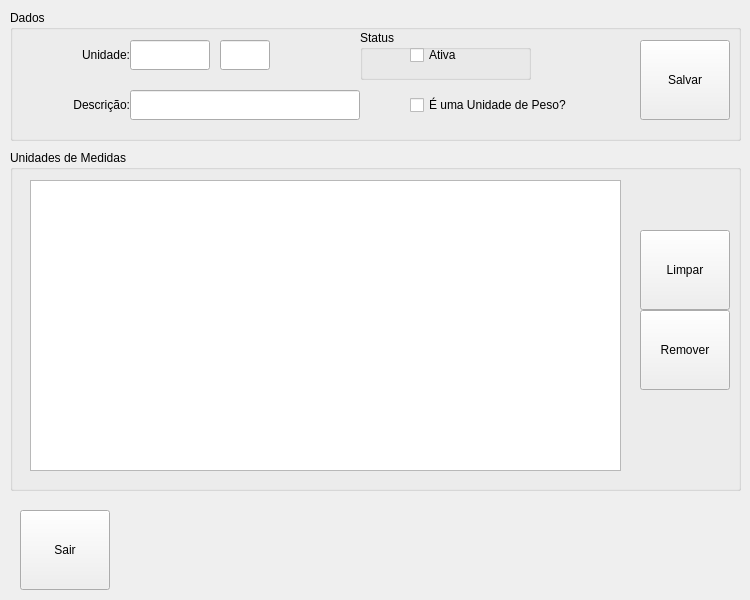
<?xml version="1.0" encoding="UTF-8"?>
<ui version="4.0">
 <class>MngFormUom</class>
 <widget class="QDialog" name="MngFormUom">
  <property name="geometry">
   <rect>
    <x>0</x>
    <y>0</y>
    <width>750</width>
    <height>600</height>
   </rect>
  </property>
  <property name="windowTitle">
   <string>Manutenção em Unidades de Medidas</string>
  </property>
  <property name="windowIcon">
   <iconset resource="../images.qrc">
    <normaloff>:/images/PNG/128x128/gnome-system-config-128x128.png</normaloff>:/images/PNG/128x128/gnome-system-config-128x128.png</iconset>
  </property>
  <widget class="QToolButton" name="TButtonExitUom">
   <property name="geometry">
    <rect>
     <x>20</x>
     <y>510</y>
     <width>90</width>
     <height>80</height>
    </rect>
   </property>
   <property name="toolTip">
    <string>Sair da Janela de Manutenção...</string>
   </property>
   <property name="text">
    <string>Sair</string>
   </property>
   <property name="icon">
    <iconset resource="../images.qrc">
     <normaloff>:/images/PNG/48x48/Exithome-48x48.png</normaloff>:/images/PNG/48x48/Exithome-48x48.png</iconset>
   </property>
   <property name="iconSize">
    <size>
     <width>48</width>
     <height>48</height>
    </size>
   </property>
   <property name="toolButtonStyle">
    <enum>Qt::ToolButtonTextUnderIcon</enum>
   </property>
  </widget>
  <widget class="QGroupBox" name="GBoxViewUom">
   <property name="geometry">
    <rect>
     <x>10</x>
     <y>150</y>
     <width>731</width>
     <height>341</height>
    </rect>
   </property>
   <property name="title">
    <string>Unidades de Medidas</string>
   </property>
   <widget class="QTableView" name="TableViewUom">
    <property name="geometry">
     <rect>
      <x>20</x>
      <y>30</y>
      <width>591</width>
      <height>291</height>
     </rect>
    </property>
    <property name="toolTip">
     <string>Unidades de Medidas Disponíveis...</string>
    </property>
   </widget>
   <widget class="QToolButton" name="TButtonRemoveUom">
    <property name="geometry">
     <rect>
      <x>630</x>
      <y>160</y>
      <width>90</width>
      <height>80</height>
     </rect>
    </property>
    <property name="toolTip">
     <string>Fazer a Remoção do Item Selecionado da Tabela...</string>
    </property>
    <property name="text">
     <string>Remover</string>
    </property>
    <property name="icon">
     <iconset resource="../images.qrc">
      <normaloff>:/images/PNG/48x48/delete-48x48.png</normaloff>:/images/PNG/48x48/delete-48x48.png</iconset>
    </property>
    <property name="iconSize">
     <size>
      <width>48</width>
      <height>48</height>
     </size>
    </property>
    <property name="toolButtonStyle">
     <enum>Qt::ToolButtonTextUnderIcon</enum>
    </property>
   </widget>
   <widget class="QToolButton" name="TButtonCleanUom">
    <property name="geometry">
     <rect>
      <x>630</x>
      <y>80</y>
      <width>90</width>
      <height>80</height>
     </rect>
    </property>
    <property name="toolTip">
     <string>Limpar os Campos de Cadastro e Atualizar a Janela de Manutenção...</string>
    </property>
    <property name="text">
     <string>Limpar</string>
    </property>
    <property name="icon">
     <iconset resource="../images.qrc">
      <normaloff>:/images/PNG/48x48/Rebuild-48x48.png</normaloff>:/images/PNG/48x48/Rebuild-48x48.png</iconset>
    </property>
    <property name="iconSize">
     <size>
      <width>48</width>
      <height>48</height>
     </size>
    </property>
    <property name="toolButtonStyle">
     <enum>Qt::ToolButtonTextUnderIcon</enum>
    </property>
   </widget>
  </widget>
  <widget class="QGroupBox" name="GBoxDataUom">
   <property name="geometry">
    <rect>
     <x>10</x>
     <y>10</y>
     <width>731</width>
     <height>131</height>
    </rect>
   </property>
   <property name="acceptDrops">
    <bool>true</bool>
   </property>
   <property name="toolTip">
    <string/>
   </property>
   <property name="title">
    <string>Dados</string>
   </property>
   <widget class="QLabel" name="LabelNameUom">
    <property name="geometry">
     <rect>
      <x>0</x>
      <y>80</y>
      <width>120</width>
      <height>30</height>
     </rect>
    </property>
    <property name="text">
     <string>Descrição:</string>
    </property>
    <property name="alignment">
     <set>Qt::AlignRight|Qt::AlignTrailing|Qt::AlignVCenter</set>
    </property>
   </widget>
   <widget class="QLabel" name="LabelUnitUom">
    <property name="geometry">
     <rect>
      <x>0</x>
      <y>30</y>
      <width>120</width>
      <height>30</height>
     </rect>
    </property>
    <property name="text">
     <string>Unidade:</string>
    </property>
    <property name="alignment">
     <set>Qt::AlignRight|Qt::AlignTrailing|Qt::AlignVCenter</set>
    </property>
   </widget>
   <widget class="QToolButton" name="TButtonSaveUom">
    <property name="geometry">
     <rect>
      <x>630</x>
      <y>30</y>
      <width>90</width>
      <height>80</height>
     </rect>
    </property>
    <property name="toolTip">
     <string>Salvar os dados para a Unidade de Medida...</string>
    </property>
    <property name="text">
     <string>Salvar</string>
    </property>
    <property name="icon">
     <iconset resource="../images.qrc">
      <normaloff>:/images/PNG/48x48/Filesave-48x48.png</normaloff>:/images/PNG/48x48/Filesave-48x48.png</iconset>
    </property>
    <property name="iconSize">
     <size>
      <width>48</width>
      <height>48</height>
     </size>
    </property>
    <property name="toolButtonStyle">
     <enum>Qt::ToolButtonTextUnderIcon</enum>
    </property>
   </widget>
   <widget class="QLineEdit" name="LEditIDUnitUom">
    <property name="geometry">
     <rect>
      <x>210</x>
      <y>30</y>
      <width>50</width>
      <height>30</height>
     </rect>
    </property>
   </widget>
   <widget class="QLineEdit" name="LEditNameUom">
    <property name="geometry">
     <rect>
      <x>120</x>
      <y>80</y>
      <width>230</width>
      <height>30</height>
     </rect>
    </property>
    <property name="toolTip">
     <string>Informar uma  Descrição/Nome para a Unidade de Medida...</string>
    </property>
   </widget>
   <widget class="QLineEdit" name="LEditUnitUom">
    <property name="geometry">
     <rect>
      <x>120</x>
      <y>30</y>
      <width>80</width>
      <height>30</height>
     </rect>
    </property>
    <property name="toolTip">
     <string>Informar a Unidade de Medida para o Produto...</string>
    </property>
   </widget>
   <widget class="QGroupBox" name="GBoxStatusActiveUom">
    <property name="geometry">
     <rect>
      <x>350</x>
      <y>20</y>
      <width>171</width>
      <height>50</height>
     </rect>
    </property>
    <property name="title">
     <string>Status</string>
    </property>
    <widget class="QCheckBox" name="CheckBoxStatusActiveUom">
     <property name="geometry">
      <rect>
       <x>50</x>
       <y>10</y>
       <width>100</width>
       <height>30</height>
      </rect>
     </property>
     <property name="toolTip">
      <string>Ativar/Desativar a Unidade de Medida para ser ou não Usada...</string>
     </property>
     <property name="text">
      <string>Ativa</string>
     </property>
    </widget>
   </widget>
   <widget class="QCheckBox" name="CheckBoxIsUnitOfWeight">
    <property name="geometry">
     <rect>
      <x>400</x>
      <y>80</y>
      <width>191</width>
      <height>30</height>
     </rect>
    </property>
    <property name="toolTip">
     <string>Marcar!, caso Seja uma Unidade de Medida para Peso...</string>
    </property>
    <property name="text">
     <string>É uma Unidade de Peso?</string>
    </property>
   </widget>
  </widget>
 </widget>
 <resources>
  <include location="../images.qrc"/>
 </resources>
 <connections/>
</ui>
